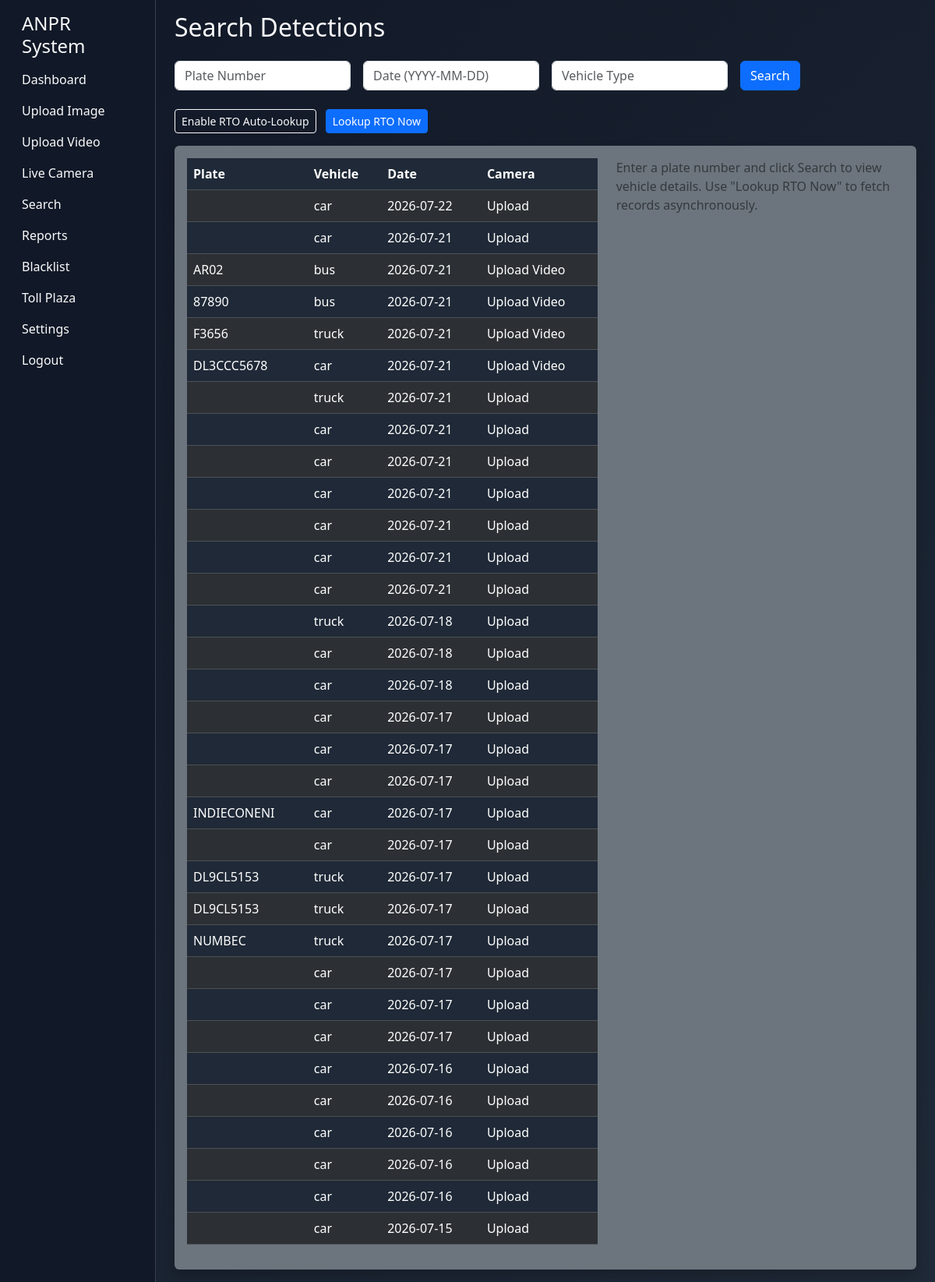
The page /search (signed in) on the database its author committed.
### tables this page shows
CREATE TABLE detections (
                    id INTEGER PRIMARY KEY AUTOINCREMENT,
                    plate_number TEXT,
                    vehicle_type TEXT,
                    confidence REAL,
                    detection_date TEXT,
                    detection_time TEXT,
                    camera_name TEXT,
                    vehicle_image TEXT,
                    plate_image TEXT,
                    video_name TEXT,
                    created_at TEXT DEFAULT CURRENT_TIMESTAMP
                , source_type TEXT DEFAULT '', original_image TEXT, processed_image TEXT, cropped_plate TEXT, detected_at TEXT, lookup_status TEXT, lookup_error TEXT);

### app.py (the view, shortened to what this page needs)
@app.route("/search")
def search() -> Any:
    query = request.args.get("q", "")
    plate = request.args.get("plate", "")
    date = request.args.get("date", "")
    vehicle_type = request.args.get("vehicle_type", "")
    results = database_manager.search_detections(plate=plate or None, date=date or None, vehicle_type=vehicle_type or None)
    if query:
        results = [item for item in results if query.lower() in str(item["plate_number"]).lower()]
    vehicle_record = None
    fastag_account = None
    return render_template("search.html", results=results, query=query, vehicle_record=vehicle_record, fastag_account=fastag_account)

### app.py (called while the page is built)
@app.before_request
def require_login() -> None:
    public_routes = {"/login", "/logout", "/static/<path:filename>", "/api/health", "/api/spec"}
    if request.endpoint in {"static"}:
        return
    if request.path.startswith("/static/"):
        return
    if request.path in public_routes:
        return
    if "user_id" not in session:
        if request.path != "/login":
            return redirect(url_for("login"))

### modules/database_manager.py (called while the page is built)
    def _connect(self) -> sqlite3.Connection:
        conn = sqlite3.connect(self.db_path)
        conn.row_factory = sqlite3.Row
        return conn

    def search_detections(self, plate: str | None = None, date: str | None = None, vehicle_type: str | None = None) -> list[dict[str, Any]]:
        query = "SELECT * FROM detections WHERE 1=1"
        params: list[Any] = []
        if plate:
            query += " AND plate_number LIKE ?"
            params.append(f"%{plate}%")
        if date:
            query += " AND detection_date = ?"
            params.append(date)
        if vehicle_type:
            query += " AND vehicle_type LIKE ?"
            params.append(f"%{vehicle_type}%")
        query += " ORDER BY id DESC"
        with self._connect() as conn:
            rows = conn.execute(query, params).fetchall()
        return [dict(row) for row in rows]

### templates/search.html (shortened to what this page needs)
{% extends 'base.html' %}
{% block content %}
<h2 class="mb-4">Search Detections</h2>
<form class="row g-3 mb-4" method="get">
  <div class="col-md-3"><input class="form-control" name="plate" placeholder="Plate Number"></div>
  <div class="col-md-3"><input class="form-control" name="date" placeholder="Date (YYYY-MM-DD)"></div>
  <div class="col-md-3"><input class="form-control" name="vehicle_type" placeholder="Vehicle Type"></div>
  <div class="col-md-3"><button class="btn btn-primary" type="submit">Search</button></div>
</form>
<div class="mb-3">
  <form id="rtoToggleForm" class="d-inline">
    <button id="toggleRtoBtn" type="button" class="btn btn-sm btn-outline-light">{{ 'Disable' if session.get('auto_rto') else 'Enable' }} RTO Auto-Lookup</button>
  </form>
  <button id="lookupNowBtn" class="btn btn-sm btn-primary ms-2">Lookup RTO Now</button>
</div>
<div class="card bg-secondary">
  <div class="card-body">
    <div class="row">
      <div class="col-md-7">
        <table class="table table-dark table-striped">
          <thead><tr><th>Plate</th><th>Vehicle</th><th>Date</th><th>Camera</th></tr></thead>
          <tbody>
            {% for item in results %}
            <tr><td>{{ item.plate_number }}</td><td>{{ item.vehicle_type }}</td><td>{{ item.detection_date }}</td><td>{{ item.camera_name }}</td></tr>
            {% endfor %}
          </tbody>
        </table>
      </div>
      <div class="col-md-5">
        {% if vehicle_record %}
        <h5>Vehicle Record</h5>
        <p><strong>Plate:</strong> {{ vehicle_record.plate_number }}</p>
        <p><strong>Owner:</strong> {{ vehicle_record.owner_name }}</p>
        <p><strong>Type:</strong> {{ vehicle_record.vehicle_type }}</p>
        <p><strong>Manufacturer:</strong> {{ vehicle_record.manufacturer }}</p>
        <p><strong>Model:</strong> {{ vehicle_record.model }}</p>
        <p><strong>Registration State:</strong> {{ vehicle_record.registration_state }}</p>
        <p><strong>PUC Status:</strong> {{ vehicle_record.puc_status }}</p>
        <p><strong>FASTag Balance:</strong> ₹{{ vehicle_record.fastag_balance }}</p>
        <p><strong>FASTag Status:</strong> {{ vehicle_record.fastag_status }}</p>
        {% if fastag_account %}
        <hr>
        <h6>FASTag Account</h6>
        <p><strong>Balance:</strong> ₹{{ fastag_account.balance }}</p>
        <p><strong>Status:</strong> {{ fastag_account.status }}</p>
        {% endif %}
        {% else %}
        <div class="text-muted">Enter a plate number and click Search to view vehicle details. Use "Lookup RTO Now" to fetch records asynchronously.</div>
        {% endif %}
      </div>
    </div>
  </div>
</div>
{% endblock %}

### static/css/style.css (style rules this page uses)
body { min-height: 100vh; background: linear-gradient(135deg, #111827, #1f2937); color: #f9fafb; }
.card { border: none; box-shadow: 0 0.5rem 1rem rgba(0, 0, 0, 0.2); }
.table-dark { --bs-table-bg: #1f2937; }

### rows shown on the page
detections: vehicle_type "car", detection_date "2026-07-22", camera_name "Upload"
detections: vehicle_type "car", detection_date "2026-07-21", camera_name "Upload"
detections: plate_number "AR02", vehicle_type "bus", detection_date "2026-07-21", camera_name "Upload Video"
detections: plate_number "87890", vehicle_type "bus", detection_date "2026-07-21", camera_name "Upload Video"
detections: plate_number "F3656", vehicle_type "truck", detection_date "2026-07-21", camera_name "Upload Video"
detections: plate_number "DL3CCC5678", vehicle_type "car", detection_date "2026-07-21", camera_name "Upload Video"
detections: vehicle_type "truck", detection_date "2026-07-21", camera_name "Upload"
detections: vehicle_type "car", detection_date "2026-07-21", camera_name "Upload"
detections: vehicle_type "car", detection_date "2026-07-21", camera_name "Upload"
detections: vehicle_type "car", detection_date "2026-07-21", camera_name "Upload"
detections: vehicle_type "car", detection_date "2026-07-21", camera_name "Upload"
detections: vehicle_type "car", detection_date "2026-07-21", camera_name "Upload"
detections: vehicle_type "car", detection_date "2026-07-21", camera_name "Upload"
detections: vehicle_type "truck", detection_date "2026-07-18", camera_name "Upload"
detections: vehicle_type "car", detection_date "2026-07-18", camera_name "Upload"
detections: vehicle_type "car", detection_date "2026-07-18", camera_name "Upload"
detections: vehicle_type "car", detection_date "2026-07-17", camera_name "Upload"
detections: vehicle_type "car", detection_date "2026-07-17", camera_name "Upload"
detections: vehicle_type "car", detection_date "2026-07-17", camera_name "Upload"
detections: plate_number "INDIECONENI", vehicle_type "car", detection_date "2026-07-17", camera_name "Upload"
detections: vehicle_type "car", detection_date "2026-07-17", camera_name "Upload"
detections: plate_number "DL9CL5153", vehicle_type "truck", detection_date "2026-07-17", camera_name "Upload"
detections: plate_number "DL9CL5153", vehicle_type "truck", detection_date "2026-07-17", camera_name "Upload"
detections: plate_number "NUMBEC", vehicle_type "truck", detection_date "2026-07-17", camera_name "Upload"
detections: vehicle_type "car", detection_date "2026-07-17", camera_name "Upload"
detections: vehicle_type "car", detection_date "2026-07-17", camera_name "Upload"
detections: vehicle_type "car", detection_date "2026-07-17", camera_name "Upload"
detections: vehicle_type "car", detection_date "2026-07-16", camera_name "Upload"
detections: vehicle_type "car", detection_date "2026-07-16", camera_name "Upload"
detections: vehicle_type "car", detection_date "2026-07-16", camera_name "Upload"
detections: vehicle_type "car", detection_date "2026-07-16", camera_name "Upload"
detections: vehicle_type "car", detection_date "2026-07-16", camera_name "Upload"
detections: vehicle_type "car", detection_date "2026-07-15", camera_name "Upload"

### other values the page prints
{{ 'Disable' if session.get('auto_rto') else 'Enable' }} "Enable"
